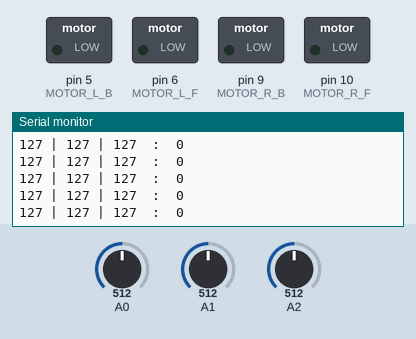
Simulated run of this sketch. Board: Arduino Uno, built with avr-gcc and run on an emulated ATmega328P. On the bench: switched loads named in the sketch (green lamp = pin HIGH), the last lines printed to the serial monitor. Inputs (shaded band) come from the test bench; at power-on: A1 = 512, A0 = 512, A2 = 512.

Above: at 1.2 s.
1.3 s: A1 set to 563
At 1.8 s:
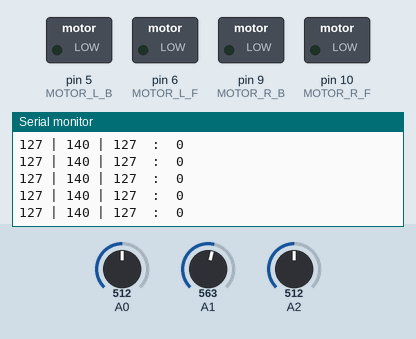
4.3 s: A1 set to 593
At 5.3 s:
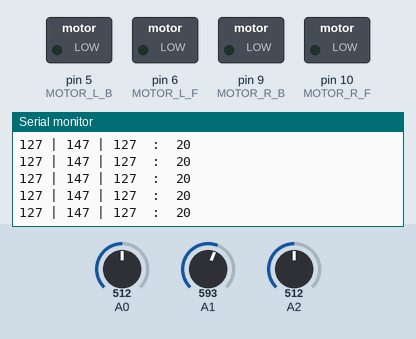
7.3 s: A0 set to 644
At 7.9 s:
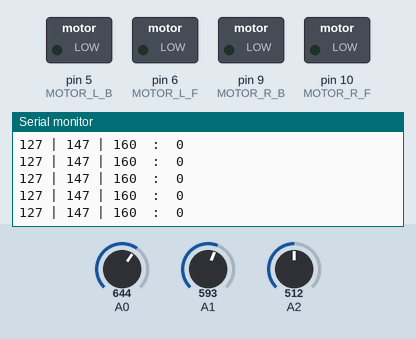
10.3 s: A0 set to 668
At 11.1 s:
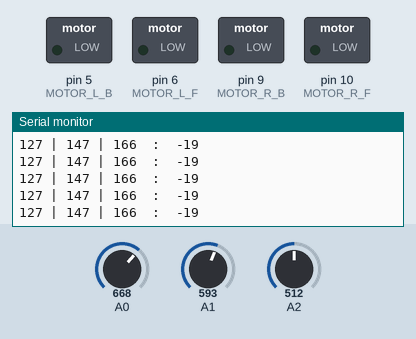
11.8 s: A2 set to 415
At 12.3 s:
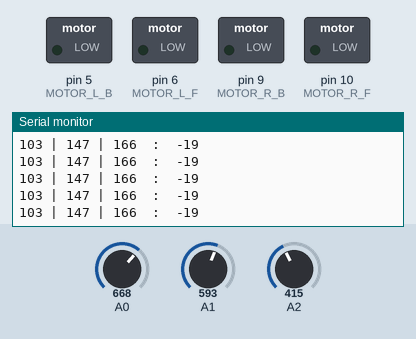
14.8 s: A2 set to 386
At 15.5 s:
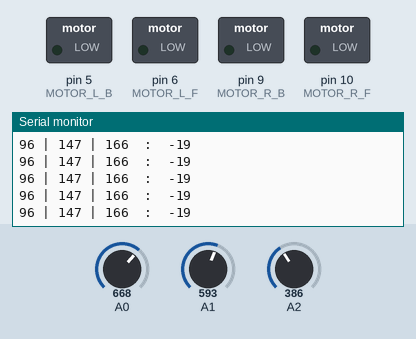
Timing chart, 0 to 17.3 s (numbered marks = the images above; inputs shaded):
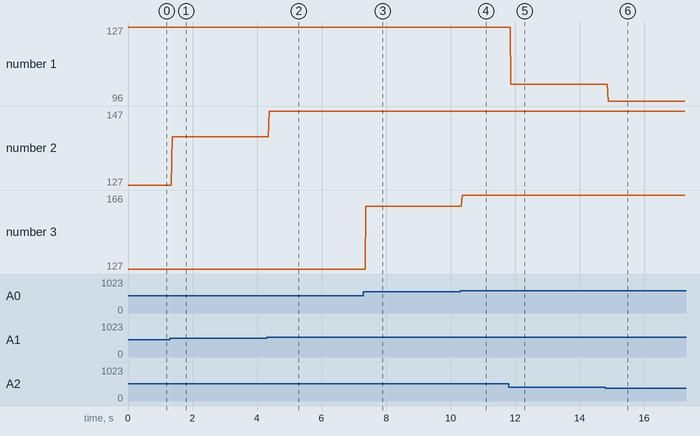

Measured:
- after the input at 1.3 s, the serial monitor: prints a new line after 0.06 s (image 1)
- after the input at 4.3 s, the serial monitor: prints a new line after 0.08 s (image 2)
- after the input at 7.3 s, the serial monitor: prints a new line after 0.07 s (image 3)
- after the input at 10.3 s, the serial monitor: prints a new line after 0.06 s (image 4)
- after the input at 11.8 s, the serial monitor: prints a new line after 0.07 s (image 5)
- after the input at 14.8 s, the serial monitor: prints a new line after 0.09 s (image 6)
- plotted number 1: 127 → 103 after the input at 11.8 s, 103 → 96 after the input at 14.8 s
- plotted number 2: 127 → 140 after the input at 1.3 s, 140 → 147 after the input at 4.3 s

The sketch:

sernsoryInputCorrecter.ino
```cpp
#include <math.h>


#define MOTOR_R_F 10
#define MOTOR_R_B 9

#define MOTOR_L_F 6
#define MOTOR_L_B 5

#define VEL 75

int readForward()
{
  return map(analogRead(A2), 0, 1024, 0, 255);
}
int readRight()
{
  return map(analogRead(A1), 0, 1024, 0, 255);
}
int readLeft()
{
  return map(analogRead(A0), 0, 1024, 0, 255);
}


void setup()
{
  Serial.begin(9600);

  pinMode(MOTOR_R_F, OUTPUT);
  pinMode(MOTOR_R_B, OUTPUT);

  pinMode(MOTOR_L_F, OUTPUT);
  pinMode(MOTOR_L_B, OUTPUT);
}


void loop()
{
  int difference =  readRight() - readLeft();

  difference = abs(difference)>15 ? difference : 0;

  Serial.print(readForward());
  Serial.print(" | ");
  Serial.print(readRight());
  Serial.print(" | ");
  Serial.print(readLeft());
  Serial.print("  :  ");
  Serial.println(difference);


}
```
